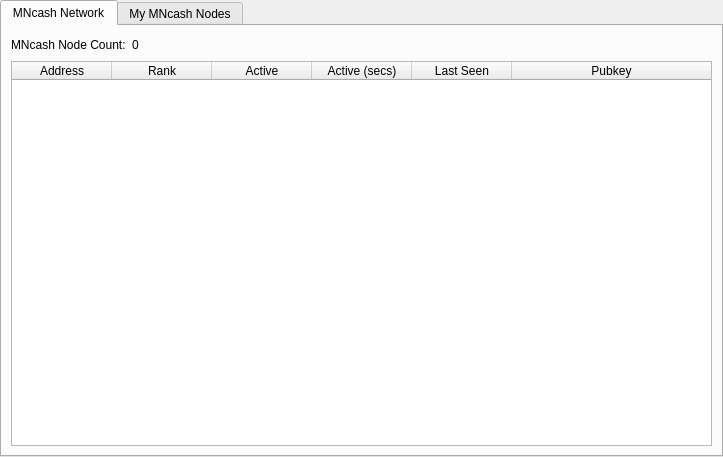
<?xml version="1.0" encoding="UTF-8"?>
<ui version="4.0">
 <class>MasternodeManager</class>
 <widget class="QWidget" name="MasternodeManager">
  <property name="geometry">
   <rect>
    <x>0</x>
    <y>0</y>
    <width>723</width>
    <height>457</height>
   </rect>
  </property>
  <property name="windowTitle">
   <string>Form</string>
  </property>
  <layout class="QVBoxLayout" name="topLayout">
   <property name="leftMargin">
    <number>0</number>
   </property>
   <property name="topMargin">
    <number>0</number>
   </property>
   <property name="rightMargin">
    <number>0</number>
   </property>
   <property name="bottomMargin">
    <number>0</number>
   </property>
   <item>
    <layout class="QVBoxLayout" name="verticalLayout">
     <property name="bottomMargin">
      <number>0</number>
     </property>
     <item>
      <widget class="QTabWidget" name="tabWidget">
       <property name="currentIndex">
        <number>0</number>
       </property>
       <widget class="QWidget" name="tab">
        <attribute name="title">
         <string>MNcash Network</string>
        </attribute>
        <layout class="QGridLayout" name="gridLayout">
         <item row="1" column="0">
          <widget class="QTableWidget" name="tableWidget">
           <property name="editTriggers">
            <set>QAbstractItemView::NoEditTriggers</set>
           </property>
           <property name="alternatingRowColors">
            <bool>true</bool>
           </property>
           <property name="selectionBehavior">
            <enum>QAbstractItemView::SelectRows</enum>
           </property>
           <attribute name="horizontalHeaderStretchLastSection">
            <bool>true</bool>
           </attribute>
           <column>
            <property name="text">
             <string>Address</string>
            </property>
           </column>
           <column>
            <property name="text">
             <string>Rank</string>
            </property>
           </column>
           <column>
            <property name="text">
             <string>Active</string>
            </property>
           </column>
           <column>
            <property name="text">
             <string>Active (secs)</string>
            </property>
           </column>
           <column>
            <property name="text">
             <string>Last Seen</string>
            </property>
           </column>
           <column>
            <property name="text">
             <string>Pubkey</string>
            </property>
           </column>
          </widget>
         </item>
         <item row="0" column="0">
          <layout class="QHBoxLayout" name="horizontalLayout_3">
           <property name="bottomMargin">
            <number>0</number>
           </property>
           <item>
            <widget class="QLabel" name="label_2">
             <property name="text">
              <string>MNcash Node Count:</string>
             </property>
            </widget>
           </item>
           <item>
            <widget class="QLabel" name="countLabel">
             <property name="text">
              <string>0</string>
             </property>
            </widget>
           </item>
           <item>
            <spacer name="horizontalSpacer_3">
             <property name="orientation">
              <enum>Qt::Horizontal</enum>
             </property>
             <property name="sizeHint" stdset="0">
              <size>
               <width>40</width>
               <height>20</height>
              </size>
             </property>
            </spacer>
           </item>
          </layout>
         </item>
        </layout>
       </widget>
       <widget class="QWidget" name="tab_2">
        <attribute name="title">
         <string>My MNcash Nodes</string>
        </attribute>
        <layout class="QGridLayout" name="gridLayout_2">
         <item row="0" column="0">
          <layout class="QVBoxLayout" name="verticalLayout_2">
           <property name="bottomMargin">
            <number>0</number>
           </property>
           <item>
            <layout class="QHBoxLayout" name="horizontalLayout">
             <item>
              <widget class="QPushButton" name="createButton">
               <property name="text">
                <string>&amp;Create...</string>
               </property>
              </widget>
             </item>
             <item>
              <widget class="QPushButton" name="copyAddressButton">
               <property name="text">
                <string>Copy &amp;Address</string>
               </property>
              </widget>
             </item>
             <item>
              <spacer name="horizontalSpacer">
               <property name="orientation">
                <enum>Qt::Horizontal</enum>
               </property>
               <property name="sizeHint" stdset="0">
                <size>
                 <width>40</width>
                 <height>20</height>
                </size>
               </property>
              </spacer>
             </item>
            </layout>
           </item>
           <item>
            <widget class="QTableWidget" name="tableWidget_2">
             <property name="editTriggers">
              <set>QAbstractItemView::NoEditTriggers</set>
             </property>
             <property name="alternatingRowColors">
              <bool>true</bool>
             </property>
             <property name="selectionMode">
              <enum>QAbstractItemView::SingleSelection</enum>
             </property>
             <property name="selectionBehavior">
              <enum>QAbstractItemView::SelectRows</enum>
             </property>
             <attribute name="horizontalHeaderStretchLastSection">
              <bool>true</bool>
             </attribute>
             <column>
              <property name="text">
               <string>Alias</string>
              </property>
             </column>
             <column>
              <property name="text">
               <string>IP/Onion</string>
              </property>
             </column>
             <column>
              <property name="text">
               <string>Status</string>
              </property>
             </column>
             <column>
              <property name="text">
               <string>Collateral Address</string>
              </property>
             </column>
            </widget>
           </item>
           <item>
            <layout class="QHBoxLayout" name="horizontalLayout_2">
             <property name="bottomMargin">
              <number>0</number>
             </property>
             <item>
              <widget class="QPushButton" name="editButton">
               <property name="text">
                <string>&amp;Edit</string>
               </property>
              </widget>
             </item>
             <item>
              <widget class="QPushButton" name="getConfigButton">
               <property name="text">
                <string>&amp;Get Config</string>
               </property>
              </widget>
             </item>
             <item>
              <widget class="QPushButton" name="removeButton">
               <property name="text">
                <string>&amp;Remove</string>
               </property>
              </widget>
             </item>
             <item>
              <spacer name="horizontalSpacer_2">
               <property name="orientation">
                <enum>Qt::Horizontal</enum>
               </property>
               <property name="sizeHint" stdset="0">
                <size>
                 <width>40</width>
                 <height>20</height>
                </size>
               </property>
              </spacer>
             </item>
            </layout>
           </item>
           <item>
            <layout class="QHBoxLayout" name="horizontalLayout_4">
             <property name="bottomMargin">
              <number>0</number>
             </property>
             <item>
              <widget class="QPushButton" name="startButton">
               <property name="text">
                <string>&amp;Start</string>
               </property>
              </widget>
             </item>
             <item>
              <widget class="QPushButton" name="stopButton">
               <property name="text">
                <string>Sto&amp;p</string>
               </property>
              </widget>
             </item>
             <item>
              <spacer name="horizontalSpacer_4">
               <property name="orientation">
                <enum>Qt::Horizontal</enum>
               </property>
               <property name="sizeHint" stdset="0">
                <size>
                 <width>40</width>
                 <height>20</height>
                </size>
               </property>
              </spacer>
             </item>
            </layout>
           </item>
           <item>
            <layout class="QHBoxLayout" name="horizontalLayout_5">
             <property name="bottomMargin">
              <number>0</number>
             </property>
             <item>
              <widget class="QPushButton" name="startAllButton">
               <property name="text">
                <string>S&amp;tart All</string>
               </property>
              </widget>
             </item>
             <item>
              <widget class="QPushButton" name="stopAllButton">
               <property name="text">
                <string>St&amp;op All</string>
               </property>
              </widget>
             </item>
             <item>
              <spacer name="horizontalSpacer_5">
               <property name="orientation">
                <enum>Qt::Horizontal</enum>
               </property>
               <property name="sizeHint" stdset="0">
                <size>
                 <width>40</width>
                 <height>20</height>
                </size>
               </property>
              </spacer>
             </item>
            </layout>
           </item>
          </layout>
         </item>
        </layout>
       </widget>
      </widget>
     </item>
    </layout>
   </item>
  </layout>
 </widget>
 <resources/>
 <connections/>
</ui>
